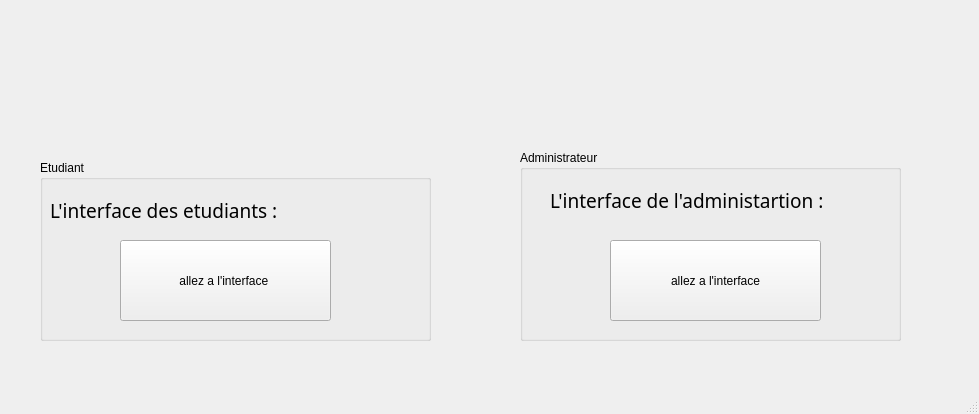
<?xml version="1.0" encoding="UTF-8"?>
<ui version="4.0">
 <class>MainWindow</class>
 <widget class="QMainWindow" name="MainWindow">
  <property name="geometry">
   <rect>
    <x>0</x>
    <y>0</y>
    <width>979</width>
    <height>414</height>
   </rect>
  </property>
  <property name="windowTitle">
   <string>MainWindow</string>
  </property>
  <widget class="QWidget" name="centralwidget">
   <widget class="QGroupBox" name="groupBox">
    <property name="geometry">
     <rect>
      <x>40</x>
      <y>160</y>
      <width>391</width>
      <height>181</height>
     </rect>
    </property>
    <property name="title">
     <string>Etudiant</string>
    </property>
    <widget class="QLabel" name="label_2">
     <property name="geometry">
      <rect>
       <x>10</x>
       <y>30</y>
       <width>311</width>
       <height>41</height>
      </rect>
     </property>
     <property name="font">
      <font>
       <family>Segoe Fluent Icons</family>
       <pointsize>14</pointsize>
      </font>
     </property>
     <property name="text">
      <string>L'interface des etudiants :</string>
     </property>
    </widget>
    <widget class="QPushButton" name="pushButton">
     <property name="geometry">
      <rect>
       <x>80</x>
       <y>80</y>
       <width>211</width>
       <height>81</height>
      </rect>
     </property>
     <property name="text">
      <string>allez a l'interface </string>
     </property>
    </widget>
   </widget>
   <widget class="QGroupBox" name="groupBox_2">
    <property name="geometry">
     <rect>
      <x>520</x>
      <y>150</y>
      <width>381</width>
      <height>191</height>
     </rect>
    </property>
    <property name="title">
     <string>Administrateur</string>
    </property>
    <widget class="QLabel" name="label_3">
     <property name="geometry">
      <rect>
       <x>30</x>
       <y>30</y>
       <width>311</width>
       <height>41</height>
      </rect>
     </property>
     <property name="font">
      <font>
       <family>Segoe Fluent Icons</family>
       <pointsize>14</pointsize>
      </font>
     </property>
     <property name="text">
      <string>L'interface de l'administartion :</string>
     </property>
    </widget>
    <widget class="QPushButton" name="pushButton_2">
     <property name="geometry">
      <rect>
       <x>90</x>
       <y>90</y>
       <width>211</width>
       <height>81</height>
      </rect>
     </property>
     <property name="text">
      <string>allez a l'interface</string>
     </property>
    </widget>
   </widget>
   <widget class="QLabel" name="label_4">
    <property name="geometry">
     <rect>
      <x>130</x>
      <y>10</y>
      <width>601</width>
      <height>111</height>
     </rect>
    </property>
    <property name="text">
     <string/>
    </property>
    <property name="pixmap">
     <pixmap>../logo-1.png</pixmap>
    </property>
    <property name="scaledContents">
     <bool>true</bool>
    </property>
   </widget>
  </widget>
  <widget class="QMenuBar" name="menubar">
   <property name="geometry">
    <rect>
     <x>0</x>
     <y>0</y>
     <width>979</width>
     <height>26</height>
    </rect>
   </property>
  </widget>
  <widget class="QStatusBar" name="statusbar"/>
 </widget>
 <resources/>
 <connections/>
</ui>
